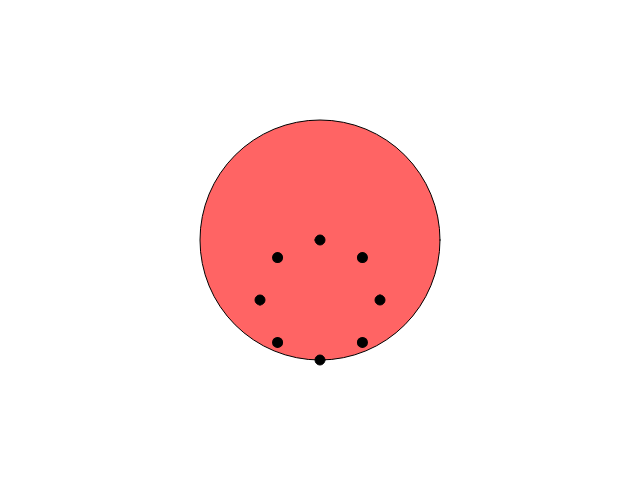
Frame 1 (no input)
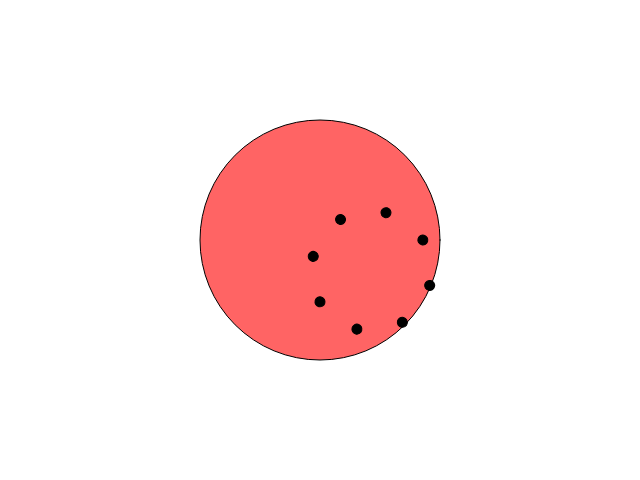
Frame 60 (no input)
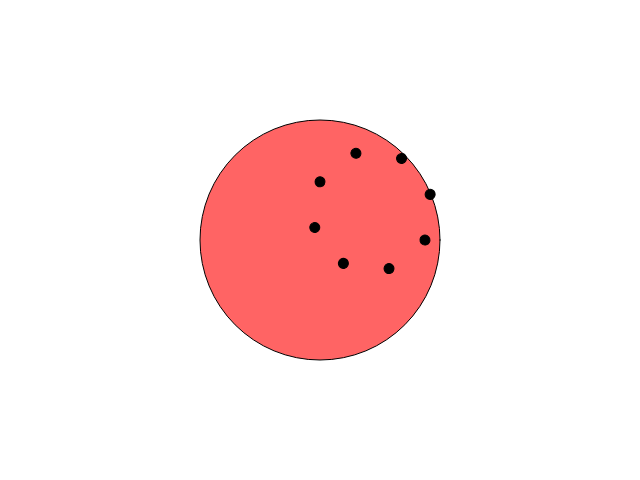
Frame 120 (the mouse pressed at the canvas centre since frame 60)

The p5.js sketch that drew these frames (run headless with seeded random() and noise() and a simulated clock; from frame 60 on, the mouse is pressed at the canvas centre):

// p5.js sketch
// ── sketch.js
const w = 640;
const h = 480;
const circle_d = h / 2;
const circle_r = circle_d / 2

let angle = 0
let delta_angle = 1

function setup() {
	angleMode(DEGREES);
	createCanvas(w, h);
}

function draw() {
	clear();
	translate(w / 2, h / 2);

	fill(255, 100, 100);
	ellipse(0, 0, circle_d, circle_d);

	if (frameCount > 200) {
		for (i = 0; i < 16; i++) {
			rotate(22.5);
			line(0, circle_r, 0, -circle_r);
		}
	}
	
	rotate(-angle);
	translate(0, circle_r / 2);

	if (frameCount > 400) {
		fill(100, 100, 255);
		ellipse(0, 0, circle_r, circle_r);
	}

	fill(0);
	rotate(angle * 2);
	for (i = 0; i < 8; i++) {
		rotate(45)
		ellipse(0, circle_r / 2, 10, 10)
	}

	angle += delta_angle;
}
